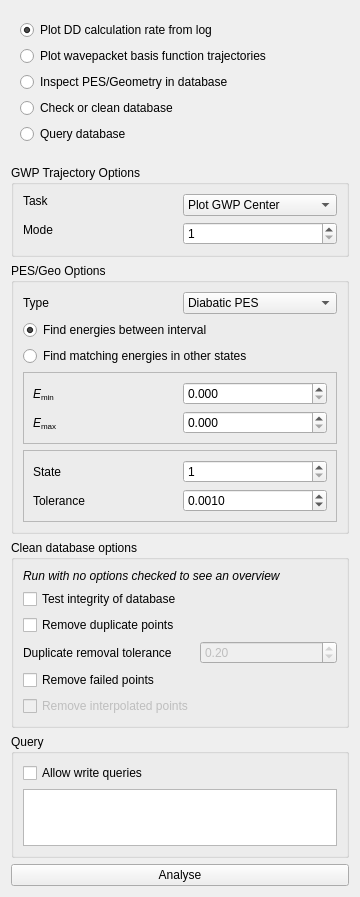
<?xml version="1.0" encoding="UTF-8"?>
<ui version="4.0">
 <class>analdd</class>
 <widget class="AnalysisTab" name="analdd">
  <property name="geometry">
   <rect>
    <x>0</x>
    <y>0</y>
    <width>360</width>
    <height>897</height>
   </rect>
  </property>
  <property name="windowTitle">
   <string>AnalyseDirectDynamics</string>
  </property>
  <layout class="QVBoxLayout" name="verticalLayout">
   <item>
    <widget class="QWidget" name="list_widget" native="true">
     <layout class="QVBoxLayout" name="analdd_layout">
      <item>
       <widget class="QRadioButton" name="button_0">
        <property name="statusTip">
         <string>Reads ./log and plots the number of direct dynamics calculations per timestep.</string>
        </property>
        <property name="text">
         <string>Plot DD calculation rate from log</string>
        </property>
        <property name="checked">
         <bool>true</bool>
        </property>
       </widget>
      </item>
      <item>
       <widget class="QRadioButton" name="button_1">
        <property name="statusTip">
         <string>Executes gwptraj and plots GWP basis function trajectories.</string>
        </property>
        <property name="text">
         <string>Plot wavepacket basis function trajectories</string>
        </property>
       </widget>
      </item>
      <item>
       <widget class="QRadioButton" name="button_2">
        <property name="statusTip">
         <string>Finds entries in the pes or apes and geo table in database which satisfy a certain criterion.</string>
        </property>
        <property name="text">
         <string>Inspect PES/Geometry in database</string>
        </property>
       </widget>
      </item>
      <item>
       <widget class="QRadioButton" name="button_3">
        <property name="statusTip">
         <string>Executes checkdb.</string>
        </property>
        <property name="text">
         <string>Check or clean database</string>
        </property>
       </widget>
      </item>
      <item>
       <widget class="QRadioButton" name="button_4">
        <property name="statusTip">
         <string>Query database using an SQL command.</string>
        </property>
        <property name="text">
         <string>Query database</string>
        </property>
       </widget>
      </item>
     </layout>
    </widget>
   </item>
   <item>
    <spacer name="spacer">
     <property name="orientation">
      <enum>Qt::Vertical</enum>
     </property>
     <property name="sizeHint" stdset="0">
      <size>
       <width>0</width>
       <height>20</height>
      </size>
     </property>
    </spacer>
   </item>
   <item>
    <widget class="QGroupBox" name="gwptraj_box">
     <property name="title">
      <string>GWP Trajectory Options</string>
     </property>
     <layout class="QGridLayout" name="gridLayout_11">
      <item row="0" column="0">
       <widget class="QLabel" name="gwptraj_task_label">
        <property name="text">
         <string>Task</string>
        </property>
        <property name="buddy">
         <cstring>gwptraj_task</cstring>
        </property>
       </widget>
      </item>
      <item row="0" column="1" rowspan="2">
       <widget class="QComboBox" name="gwptraj_task">
        <item>
         <property name="text">
          <string>Plot GWP Center</string>
         </property>
        </item>
        <item>
         <property name="text">
          <string>Plot GWP Momentum</string>
         </property>
        </item>
       </widget>
      </item>
      <item row="1" column="0" rowspan="2">
       <widget class="QLabel" name="gwptraj_mode_label">
        <property name="text">
         <string>Mode</string>
        </property>
        <property name="buddy">
         <cstring>gwptraj_mode</cstring>
        </property>
       </widget>
      </item>
      <item row="2" column="1">
       <widget class="QSpinBox" name="gwptraj_mode">
        <property name="minimum">
         <number>1</number>
        </property>
       </widget>
      </item>
     </layout>
    </widget>
   </item>
   <item>
    <widget class="QGroupBox" name="ddpesgeo_box">
     <property name="title">
      <string>PES/Geo Options</string>
     </property>
     <layout class="QGridLayout" name="gridLayout_10">
      <item row="0" column="0">
       <widget class="QLabel" name="ddpesgeo_type_label">
        <property name="text">
         <string>Type</string>
        </property>
        <property name="buddy">
         <cstring>ddpesgeo_type</cstring>
        </property>
       </widget>
      </item>
      <item row="0" column="1">
       <widget class="QComboBox" name="ddpesgeo_type">
        <item>
         <property name="text">
          <string>Diabatic PES</string>
         </property>
        </item>
        <item>
         <property name="text">
          <string>Adiabatic PES</string>
         </property>
        </item>
       </widget>
      </item>
      <item row="1" column="0" colspan="2">
       <widget class="QRadioButton" name="ddpesgeo_int">
        <property name="text">
         <string>Find energies between interval</string>
        </property>
        <property name="checked">
         <bool>true</bool>
        </property>
       </widget>
      </item>
      <item row="2" column="0" colspan="2">
       <widget class="QRadioButton" name="ddpesgeo_mat">
        <property name="text">
         <string>Find matching energies in other states</string>
        </property>
       </widget>
      </item>
      <item row="3" column="0" colspan="2">
       <widget class="QFrame" name="ddpesgeo_int_box">
        <property name="frameShape">
         <enum>QFrame::StyledPanel</enum>
        </property>
        <property name="frameShadow">
         <enum>QFrame::Raised</enum>
        </property>
        <layout class="QGridLayout" name="gridLayout_8">
         <item row="1" column="0">
          <widget class="QLabel" name="ddpesgeo_emax_label">
           <property name="text">
            <string>&lt;html&gt;&lt;head/&gt;&lt;body&gt;&lt;p&gt;&lt;span style=&quot; font-style:italic;&quot;&gt;E&lt;/span&gt;&lt;span style=&quot; font-size:10pt; vertical-align:sub;&quot;&gt;max&lt;/span&gt;&lt;/p&gt;&lt;/body&gt;&lt;/html&gt;</string>
           </property>
           <property name="textFormat">
            <enum>Qt::RichText</enum>
           </property>
           <property name="buddy">
            <cstring>ddpesgeo_emax</cstring>
           </property>
          </widget>
         </item>
         <item row="0" column="0">
          <widget class="QLabel" name="ddpesgeo_emin_label">
           <property name="text">
            <string>&lt;html&gt;&lt;head/&gt;&lt;body&gt;&lt;p&gt;&lt;span style=&quot; font-style:italic;&quot;&gt;E&lt;/span&gt;&lt;span style=&quot; font-size:10pt; vertical-align:sub;&quot;&gt;min&lt;/span&gt;&lt;/p&gt;&lt;/body&gt;&lt;/html&gt;</string>
           </property>
           <property name="textFormat">
            <enum>Qt::RichText</enum>
           </property>
           <property name="buddy">
            <cstring>ddpesgeo_emin</cstring>
           </property>
          </widget>
         </item>
         <item row="1" column="1">
          <widget class="QDoubleSpinBox" name="ddpesgeo_emax">
           <property name="decimals">
            <number>3</number>
           </property>
          </widget>
         </item>
         <item row="0" column="1">
          <widget class="QDoubleSpinBox" name="ddpesgeo_emin">
           <property name="decimals">
            <number>3</number>
           </property>
          </widget>
         </item>
        </layout>
       </widget>
      </item>
      <item row="4" column="0" colspan="2">
       <widget class="QFrame" name="ddpesgeo_mat_box">
        <property name="frameShape">
         <enum>QFrame::StyledPanel</enum>
        </property>
        <property name="frameShadow">
         <enum>QFrame::Raised</enum>
        </property>
        <layout class="QGridLayout" name="gridLayout_9">
         <item row="0" column="0">
          <widget class="QLabel" name="ddpesgeo_state_label">
           <property name="text">
            <string>State</string>
           </property>
           <property name="buddy">
            <cstring>ddpesgeo_state</cstring>
           </property>
          </widget>
         </item>
         <item row="1" column="0">
          <widget class="QLabel" name="ddpesgeo_tol_label">
           <property name="text">
            <string>Tolerance</string>
           </property>
           <property name="buddy">
            <cstring>ddpesgeo_tol</cstring>
           </property>
          </widget>
         </item>
         <item row="1" column="1">
          <widget class="QDoubleSpinBox" name="ddpesgeo_tol">
           <property name="decimals">
            <number>4</number>
           </property>
           <property name="maximum">
            <double>10.000000000000000</double>
           </property>
           <property name="singleStep">
            <double>0.001000000000000</double>
           </property>
           <property name="value">
            <double>0.001000000000000</double>
           </property>
          </widget>
         </item>
         <item row="0" column="1">
          <widget class="QSpinBox" name="ddpesgeo_state">
           <property name="minimum">
            <number>1</number>
           </property>
          </widget>
         </item>
        </layout>
       </widget>
      </item>
     </layout>
    </widget>
   </item>
   <item>
    <widget class="QGroupBox" name="clean_box">
     <property name="title">
      <string>Clean database options</string>
     </property>
     <layout class="QGridLayout" name="gridLayout_4">
      <item row="1" column="0">
       <widget class="QCheckBox" name="clean_testint">
        <property name="text">
         <string>Test integrity of database</string>
        </property>
       </widget>
      </item>
      <item row="0" column="0" colspan="2">
       <widget class="QLabel" name="clean_explain_label">
        <property name="font">
         <font>
          <italic>true</italic>
         </font>
        </property>
        <property name="text">
         <string>Run with no options checked to see an overview</string>
        </property>
       </widget>
      </item>
      <item row="2" column="0">
       <widget class="QCheckBox" name="clean_rmdup">
        <property name="text">
         <string>Remove duplicate points</string>
        </property>
       </widget>
      </item>
      <item row="3" column="0">
       <widget class="QLabel" name="clean_mindb_label">
        <property name="text">
         <string>Duplicate removal tolerance</string>
        </property>
        <property name="buddy">
         <cstring>clean_mindb</cstring>
        </property>
       </widget>
      </item>
      <item row="3" column="1">
       <widget class="QDoubleSpinBox" name="clean_mindb">
        <property name="enabled">
         <bool>false</bool>
        </property>
        <property name="maximum">
         <double>10.000000000000000</double>
        </property>
        <property name="singleStep">
         <double>0.100000000000000</double>
        </property>
        <property name="value">
         <double>0.200000000000000</double>
        </property>
       </widget>
      </item>
      <item row="4" column="0">
       <widget class="QCheckBox" name="clean_rmfail">
        <property name="text">
         <string>Remove failed points</string>
        </property>
       </widget>
      </item>
      <item row="5" column="0">
       <widget class="QCheckBox" name="clean_rminterp">
        <property name="enabled">
         <bool>false</bool>
        </property>
        <property name="text">
         <string>Remove interpolated points</string>
        </property>
       </widget>
      </item>
     </layout>
    </widget>
   </item>
   <item>
    <widget class="QGroupBox" name="sql_box">
     <property name="title">
      <string>Query</string>
     </property>
     <layout class="QVBoxLayout" name="verticalLayout_5">
      <item>
       <widget class="QCheckBox" name="sql_allowwrite">
        <property name="text">
         <string>Allow write queries</string>
        </property>
       </widget>
      </item>
      <item>
       <widget class="QPlainTextEdit" name="sql_query">
        <property name="sizePolicy">
         <sizepolicy hsizetype="Preferred" vsizetype="Fixed">
          <horstretch>0</horstretch>
          <verstretch>0</verstretch>
         </sizepolicy>
        </property>
        <property name="minimumSize">
         <size>
          <width>0</width>
          <height>23</height>
         </size>
        </property>
        <property name="font">
         <font>
          <family>Courier</family>
         </font>
        </property>
        <property name="verticalScrollBarPolicy">
         <enum>Qt::ScrollBarAlwaysOff</enum>
        </property>
        <property name="horizontalScrollBarPolicy">
         <enum>Qt::ScrollBarAlwaysOff</enum>
        </property>
        <property name="sizeAdjustPolicy">
         <enum>QAbstractScrollArea::AdjustToContents</enum>
        </property>
        <property name="tabStopWidth">
         <number>20</number>
        </property>
       </widget>
      </item>
     </layout>
    </widget>
   </item>
   <item>
    <widget class="QPushButton" name="analyse">
     <property name="text">
      <string>Analyse</string>
     </property>
    </widget>
   </item>
  </layout>
 </widget>
 <customwidgets>
  <customwidget>
   <class>AnalysisTab</class>
   <extends>QWidget</extends>
   <header>analysis_gui.ui.analysis_tab</header>
   <container>1</container>
  </customwidget>
 </customwidgets>
 <resources/>
 <connections/>
</ui>
